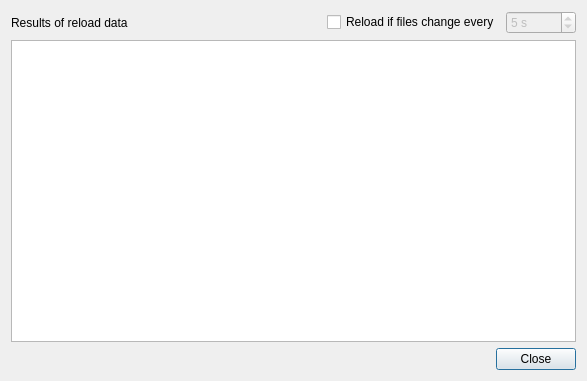
<?xml version="1.0" encoding="UTF-8"?>
<ui version="4.0">
 <class>ReloadDialog</class>
 <widget class="QDialog" name="ReloadDialog">
  <property name="geometry">
   <rect>
    <x>0</x>
    <y>0</y>
    <width>587</width>
    <height>381</height>
   </rect>
  </property>
  <property name="windowTitle">
   <string>Reload data - OpenReliability</string>
  </property>
  <layout class="QVBoxLayout" name="verticalLayout">
   <item>
    <layout class="QHBoxLayout" name="horizontalLayout_2">
     <item>
      <widget class="QLabel" name="label">
       <property name="text">
        <string>Results of reload data</string>
       </property>
      </widget>
     </item>
     <item>
      <spacer name="horizontalSpacer">
       <property name="orientation">
        <enum>Qt::Horizontal</enum>
       </property>
       <property name="sizeHint" stdset="0">
        <size>
         <width>0</width>
         <height>0</height>
        </size>
       </property>
      </spacer>
     </item>
     <item>
      <widget class="QCheckBox" name="intervalCheck">
       <property name="text">
        <string>Reload if files change every</string>
       </property>
      </widget>
     </item>
     <item>
      <widget class="QSpinBox" name="intervalTime">
       <property name="enabled">
        <bool>false</bool>
       </property>
       <property name="suffix">
        <string> s</string>
       </property>
       <property name="minimum">
        <number>1</number>
       </property>
       <property name="maximum">
        <number>99999</number>
       </property>
       <property name="value">
        <number>5</number>
       </property>
      </widget>
     </item>
    </layout>
   </item>
   <item>
    <widget class="QTextEdit" name="outputedit">
     <property name="font">
      <font>
       <family>Sans Serif</family>
       <pointsize>9</pointsize>
       <weight>50</weight>
       <italic>false</italic>
       <bold>false</bold>
       <underline>false</underline>
       <strikeout>false</strikeout>
      </font>
     </property>
     <property name="lineWrapMode">
      <enum>QTextEdit::NoWrap</enum>
     </property>
     <property name="readOnly">
      <bool>true</bool>
     </property>
    </widget>
   </item>
   <item>
    <widget class="QDialogButtonBox" name="buttonBox">
     <property name="standardButtons">
      <set>QDialogButtonBox::Close</set>
     </property>
    </widget>
   </item>
  </layout>
 </widget>
 <resources/>
 <connections>
  <connection>
   <sender>buttonBox</sender>
   <signal>rejected()</signal>
   <receiver>ReloadDialog</receiver>
   <slot>close()</slot>
   <hints>
    <hint type="sourcelabel">
     <x>20</x>
     <y>20</y>
    </hint>
    <hint type="destinationlabel">
     <x>20</x>
     <y>20</y>
    </hint>
   </hints>
  </connection>
  <connection>
   <sender>intervalCheck</sender>
   <signal>toggled(bool)</signal>
   <receiver>intervalTime</receiver>
   <slot>setEnabled(bool)</slot>
   <hints>
    <hint type="sourcelabel">
     <x>20</x>
     <y>20</y>
    </hint>
    <hint type="destinationlabel">
     <x>20</x>
     <y>20</y>
    </hint>
   </hints>
  </connection>
 </connections>
</ui>
